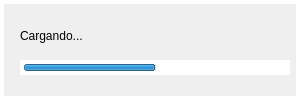
<?xml version="1.0" encoding="UTF-8"?>
<ui version="4.0">
 <class>LoadingDialog</class>
 <widget class="QDialog" name="LoadingDialog">
  <property name="geometry">
   <rect>
    <x>0</x>
    <y>0</y>
    <width>300</width>
    <height>100</height>
   </rect>
  </property>
  <property name="sizePolicy">
   <sizepolicy hsizetype="Fixed" vsizetype="Fixed">
    <horstretch>0</horstretch>
    <verstretch>0</verstretch>
   </sizepolicy>
  </property>
  <property name="minimumSize">
   <size>
    <width>300</width>
    <height>100</height>
   </size>
  </property>
  <property name="maximumSize">
   <size>
    <width>300</width>
    <height>100</height>
   </size>
  </property>
  <property name="windowTitle">
   <string>Loading...</string>
  </property>
  <property name="windowIcon">
   <iconset>
    <normaloff>../res/iconMDI.png</normaloff>../res/iconMDI.png</iconset>
  </property>
  <property name="styleSheet">
   <string notr="true"/>
  </property>
  <widget class="QFrame" name="frame">
   <property name="geometry">
    <rect>
     <x>0</x>
     <y>0</y>
     <width>300</width>
     <height>100</height>
    </rect>
   </property>
   <property name="minimumSize">
    <size>
     <width>300</width>
     <height>100</height>
    </size>
   </property>
   <property name="maximumSize">
    <size>
     <width>300</width>
     <height>100</height>
    </size>
   </property>
   <property name="styleSheet">
    <string notr="true">border:4px solid;
border-color: rgb(255, 255, 255);</string>
   </property>
   <property name="frameShape">
    <enum>QFrame::StyledPanel</enum>
   </property>
   <property name="frameShadow">
    <enum>QFrame::Raised</enum>
   </property>
   <widget class="QLabel" name="messagelabel">
    <property name="geometry">
     <rect>
      <x>20</x>
      <y>20</y>
      <width>251</width>
      <height>31</height>
     </rect>
    </property>
    <property name="styleSheet">
     <string notr="true">font: 63 10pt &quot;Segoe UI Semibold&quot;;
border:none;</string>
    </property>
    <property name="text">
     <string>Cargando...</string>
    </property>
   </widget>
   <widget class="QProgressBar" name="progressBar">
    <property name="geometry">
     <rect>
      <x>20</x>
      <y>60</y>
      <width>270</width>
      <height>15</height>
     </rect>
    </property>
    <property name="value">
     <number>50</number>
    </property>
    <property name="alignment">
     <set>Qt::AlignBottom|Qt::AlignHCenter</set>
    </property>
    <property name="textVisible">
     <bool>false</bool>
    </property>
    <property name="orientation">
     <enum>Qt::Horizontal</enum>
    </property>
    <property name="invertedAppearance">
     <bool>false</bool>
    </property>
    <property name="textDirection">
     <enum>QProgressBar::BottomToTop</enum>
    </property>
   </widget>
  </widget>
 </widget>
 <resources/>
 <connections/>
</ui>
